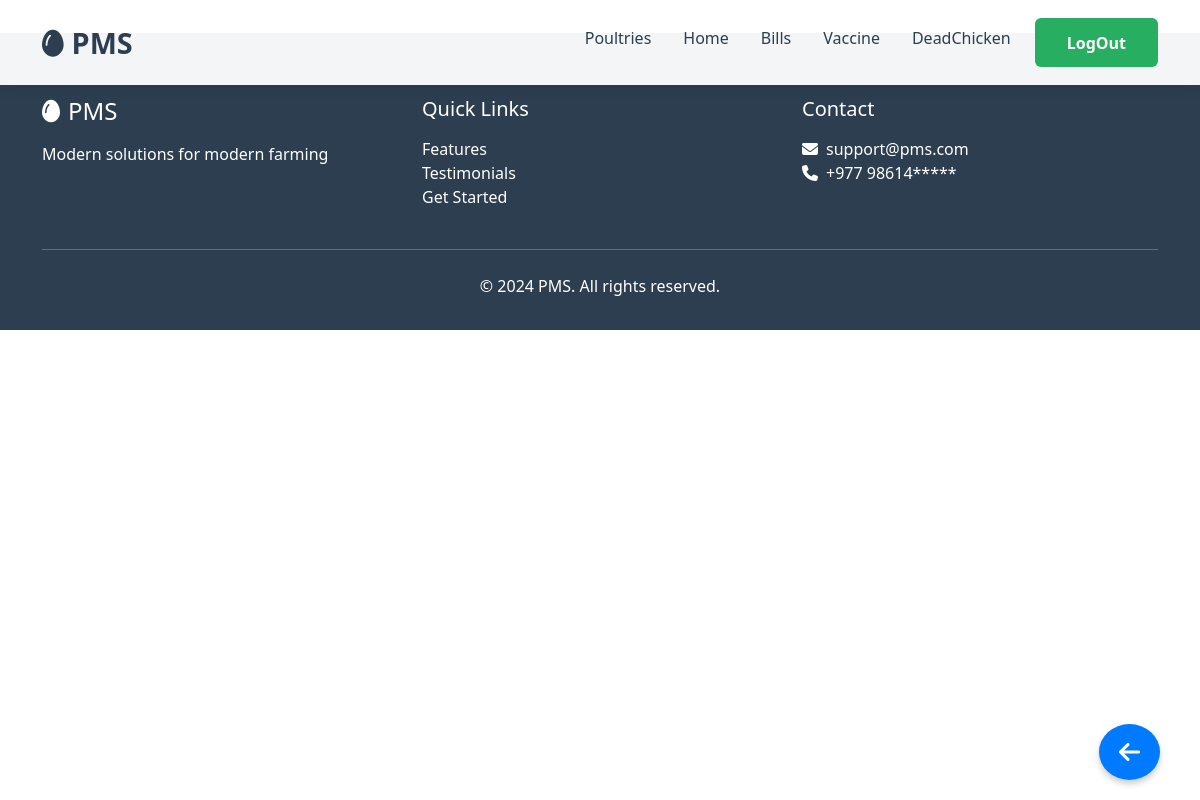
/userhome/mainpage/21/profile/bills/dd (signed in), run on an earlier commit of the app's database.
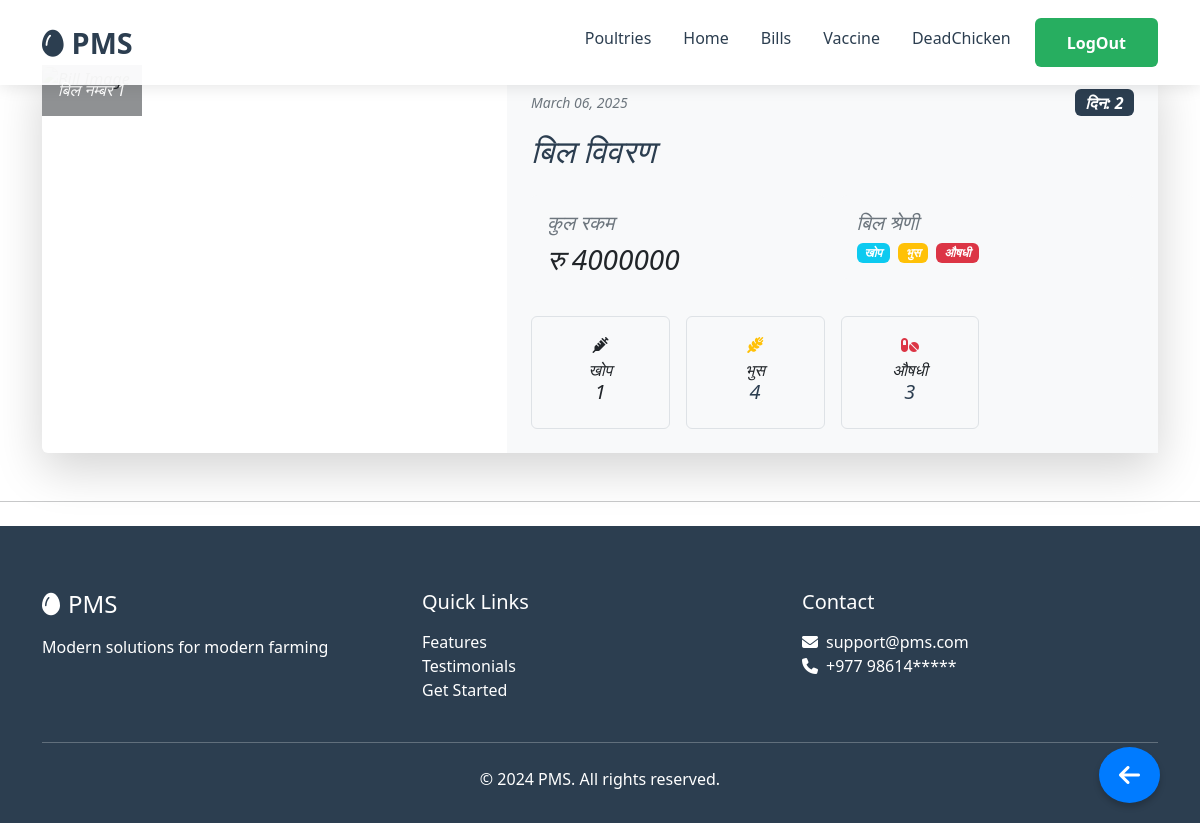
And on a later commit of the database.
### userhome/models.py (models this page shows, shortened)
class BillPost(models.Model):
    poultryName = models.ForeignKey(Poultry, on_delete=models.CASCADE)  # Foreign key to Poultry
    imgfile = models.ImageField(upload_to='images/')
    posted_date = models.DateTimeField(auto_now_add=True)
    totalChickenFeed = models.IntegerField()
    totalMedicine = models.IntegerField()
    totalBhus = models.IntegerField()
    totalAmount = models.IntegerField()
    totalVaccine = models.IntegerField()
    description = models.TextField(blank=True, null=True)
    @property
    def totalDays(self):
        return (self.posted_date.date() - self.poultryName.startDate).days+1

class Poultry(models.Model):
    user = models.ForeignKey(User, on_delete=models.CASCADE)
    poultryName = models.CharField(max_length=20, primary_key=True)
    totalChicken = models.IntegerField()
    totalDead = models.IntegerField(default=0)
    startDate = models.DateField(auto_now_add=True)

### userhome/views.py (the view)
# urls.py: path('mainpage/<int:user_id>/profile/bills/<str:poultryName>',views.showBills, name='showBills'),
@login_required
def showBills(request, user_id, poultryName):
    if not CheckUser(request, user_id):
        return redirect('/')
    poultry = get_object_or_404(Poultry, user_id=user_id, poultryName=poultryName)
    bills = BillPost.objects.filter(poultryName=poultry).order_by('posted_date')
    return render(request, 'showbills.html', {'bills': bills,
                                              'poultryName': poultryName,
                                              'user_id': user_id})

### userhome/service.py (called while the page is built)
def CheckUser(request, user_id):
    if request.user.id != user_id:
        messages.error(request, "You are not authorized to view this page.")
        return False
    return True

### userhome/templates/showbills.html (shortened to what this page needs)
{% extends 'Base.html' %}
{% block homelink %}/userhome/mainpage/{{user_id}}/profile/{{poultryName}}{% endblock %}
{% block ShowPoultrieslink %}/userhome/mainpage/{{user_id}}/{% endblock %}
{% block Showbillslink %}#{% endblock %}
{% block Showvaccineslink %}/userhome/mainpage/{{user_id}}/profile/vaccine/{{poultryName}}{% endblock %}
{% block Showdeadlink %}/userhome/mainpage/{{user_id}}/profile/deads/{{poultryName}}{% endblock %}
{% block mainContent%}
{%load static%}
{% for bill in bills %}
<div class="container  my-5">
    <div class="card shadow-lg border-0 rounded-lg">
        <div class="row g-0">
            <div class="col-md-5 position-relative">
                <div class="position-absolute top-0 start-0 p-3 bg-dark text-white bg-opacity-50 rounded-bottom-end">
                    <h6 class="mb-0">बिल नम्बर {{forloop.counter}}</h6>
                </div>
            </div>
            <div class="col-md-7 bg-light">
                <div class="card-body p-4">
                    <div class="d-flex justify-content-between align-items-center mb-3">
                        <small class="text-muted">{{ bill.posted_date|date:"F d, Y" }}</small>
                        <span class="badge backgroundColor fs-6">दिन: {{bill.totalDays}}</span>
                    </div>
                    <h2 class="card-title baseColorText mb-4">बिल विवरण</h2>
                    <div class="row g-3 mb-4">
                        <div class="col-md-6">
                            <div class="bg-light p-3 rounded">
                                <h5 class="text-muted mb-2">कुल रकम</h5>
                                <p class="h3 mb-0 text-dark">रु {{bill.totalAmount}}</p>
                            </div>
                        </div>
                        <div class="col-md-6">
                            <div class="bg-light p-3 rounded">
                                <h5 class="text-muted mb-2">बिल श्रेणी</h5>
                                <div class="d-flex gap-2">
                                    {% if bill.totalVaccine %}<span class="badge bg-info">खोप</span>{% endif %}
                                    {% if bill.totalBhus %}<span class="badge bg-warning">भुस</span>{% endif %}
                                    {% if bill.totalMedicine %}<span class="badge bg-danger">औषधी</span>{% endif %}
                                </div>
                            </div>
                        </div>
                    </div>
                    <div class="row g-3">
                        {% if bill.totalVaccine %}
                        <div class="col-6 col-md-3">
                            <div class="text-center p-3 border rounded ">
                                <i class="fas fa-syringe  mb-2"></i>
                                <h6 class="mb-0">खोप</h6>
                                <p class="h5 ">{{bill.totalVaccine}}</p>
                            </div>
                        </div>
                        {% endif %}
                        {% if bill.totalBhus %}
                        <div class="col-6 col-md-3">
                            <div class="text-center p-3 border rounded ">
                                <i class="fas fa-wheat-awn text-warning mb-2"></i>
                                <h6 class="mb-0">भुस</h6>
                                <p class="h5 baseColorText">{{bill.totalBhus}}</p>
                            </div>
                        </div>
                        {% endif %}
                        {% if bill.totalMedicine %}
                        <div class="col-6 col-md-3">
                            <div class="text-center p-3 border rounded">
                                <i class="fas fa-pills text-danger mb-2"></i>
                                <h6 class="mb-0">औषधी</h6>
                                <p class="h5 baseColorText">{{bill.totalMedicine}}</p>
                            </div>
                        </div>
                        {% endif %}
                    </div>
                </div>
            </div>
        </div>
    </div>
</div>
<hr class="my-4">
{% endfor %}
{% endblock%}

### userhome/templates/Base.html (shortened to what this page needs)
<!doctype html>
<html lang="en">
<head>
  {% load static%}
  <link href="https://cdn.jsdelivr.net/npm/bootstrap@5.2.3/dist/css/bootstrap.min.css" rel="stylesheet"
>
</head>
{%load static%}
<body>
<button class="back-btn" onclick="window.history.back();">
    <i class="fas fa-arrow-left"></i>
</button>
<nav class="navbar navbar-expand-lg fixed-top" style="padding: 1rem 0; background: rgba(255, 255, 255, 0.95) !important; box-shadow: 0 2px 15px rgba(0,0,0,0.1);">
    <div class="container">
        <a class="navbar-brand" href="#" style="color: #2c3e50 !important; font-weight: 700; font-size: 1.8rem;">
            <i class="fa-solid fa-egg me-2"></i>PMS
        </a>
        <div class="collapse navbar-collapse" id="navbarNav">
            <ul class="navbar-nav ms-auto {%block shownavlink%}{% endblock%}">
                <li class="nav-item">
                    <a class="nav-link me-3" href="{% block ShowPoultrieslink %}{% endblock %}" style="color: #2c3e50 !important; font-weight: 500;">Poultries</a>
                </li>
                <li class="nav-item">
                    <a class="nav-link me-3" href="{% block homelink %}{% endblock %}" style="color: #2c3e50 !important; font-weight: 500;">Home</a>
                </li>
                <li class="nav-item">
                    <a class="nav-link me-3" href="{% block Showbillslink %}{% endblock %}" style="color: #2c3e50 !important; font-weight: 500;">Bills</a>
                </li>
                <li class="nav-item">
                    <a class="nav-link me-3" href="{% block Showvaccineslink %}{% endblock %}" style="color: #2c3e50 !important; font-weight: 500;">Vaccine</a>
                </li>
                <li class="nav-item">
                    <a class="nav-link me-3" href="{% block Showdeadlink %}{% endblock %}" style="color: #2c3e50 !important; font-weight: 500;">DeadChicken</a>
                </li>
                <li class="nav-item">
                    <a href="/" class="btn btn-primary" style="background: #27ae60; border: none; padding: 0.8rem 2rem; font-weight: 600;">LogOut</a>
                </li>
            </ul>
        </div>
    </div>
</nav>
  {%block mainContent %}{%endblock%}
  <footer>
    <div class="container">
        <div class="row g-4">
            <div class="col-md-4">
                <h5 class="h4 mb-3"><i class="fa-solid fa-egg me-2"></i>PMS</h5>
                <p>Modern solutions for modern farming</p>
            </div>
            <div class="col-md-4">
                <h5 class="mb-3">Quick Links</h5>
                <ul class="list-unstyled">
                    <li><a href="#features" class="text-white text-decoration-none">Features</a></li>
                    <li><a href="#testimonials" class="text-white text-decoration-none">Testimonials</a></li>
                    <li><a href="#" data-bs-toggle="modal" data-bs-target="#signup" class="text-white text-decoration-none">Get Started</a></li>
                </ul>
            </div>
            <div class="col-md-4">
                <h5 class="mb-3">Contact</h5>
                <ul class="list-unstyled">
                    <li><i class="fa-solid fa-envelope me-2"></i>support@pms.com</li>
                    <li><i class="fa-solid fa-phone me-2"></i>+977 98614*****</li>
                </ul>
            </div>
        </div>
        <hr class="my-4">
        <div class="text-center">
            <p class="mb-0">© 2024 PMS. All rights reserved.</p>
        </div>
    </div>
</footer>
</body>
</html>

### userhome/templates/Base.html (style rules this page uses)
.card { font-style: oblique; }
.nav-link { position: relative; padding-bottom: 2px; }
.nav-link::after { content: ''; position: absolute; left: 0; bottom: 0; width: 100%; height: 3px; background-color: #007bff; transform: scaleX(0); transform-origin: bottom right; transition: transform 0.3s ease-in-out; }

What changed in the data, as far as the page shows it:
added BillPost: posted_date "March 06, 2025", totalDays "2", totalAmount "4000000", shows "खोप", shows "भुस", shows "औषधी", totalVaccine "1", totalBhus "4", totalMedicine "3"
